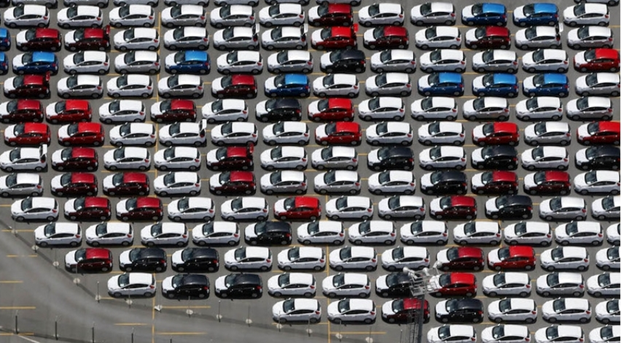
%> input picture cars.png, 624 x 343 px
$ octave cardetection.m   (GNU Octave 9; MATLAB toolbox functions it lacks are replaced by stand-ins)
%> lines starting %> are read from the running program, lines starting %| are printed output that depends on the picture; in (x1, y1, x2, y2) boxes, pixels count from 0 and x2, y2 are one past the last pixel; in counts of white or black regions, pixels touching at a corner belong together; the program's own positions count from 1
% cardetection.m - detect & count cars in an image

% Make sure the image-processing functions are available
pkg load image;

% 1) Read in the colour image
I = imread('cars.png');  % Assuming the second image is named 'cars.png'
%> I is the input picture: size 343x624x3 uint8; mean R, G, B 108.2, 103.2, 105.5

% 2) Convert to grayscale
Igray = rgb2gray(I);
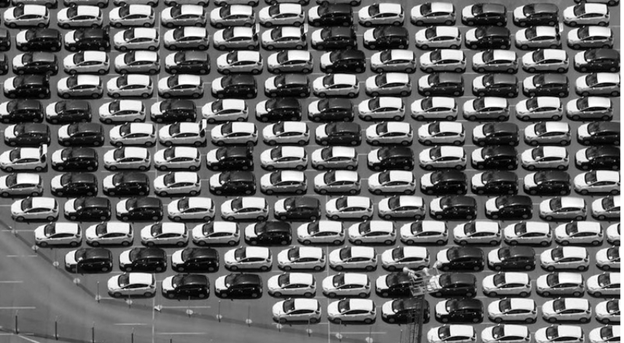
%> Igray: size 343x624 uint8; min 0, max 255, mean 104.9

% 3) Binarize via Otsu's method
level = graythresh(Igray);
%> level = 0.557
bw = im2bw(Igray, level);
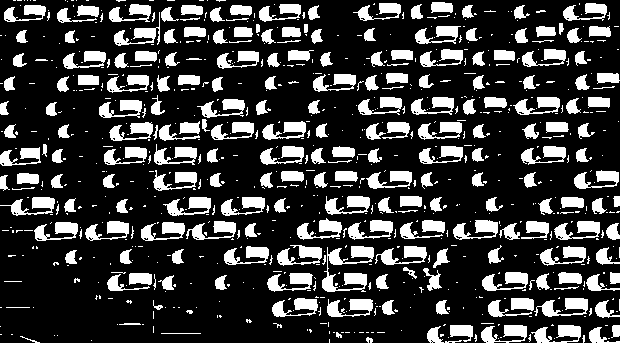
%> bw: size 343x624 logical; 23.7% white; 802 white regions (588 under 20 px), largest, box (x1, y1, x2, y2) and area: (586, 0, 624, 343) 2868, (322, 246, 374, 292) 1012, (534, 298, 588, 317) 520

% 4) Invert if needed (depends on image - cars are generally darker than background)
if mean(bw(:)) > 0.5   % If more white than black, invert
    bw = ~bw;
end

% 5) Remove small noise
bw = bwareaopen(bw, 50);  % Increase minimum size for cars
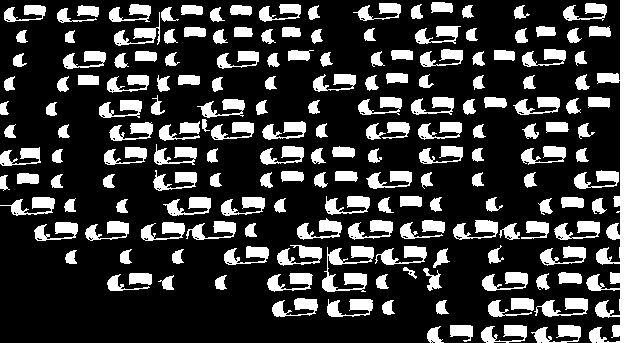
%> bw: size 343x624 logical; 22% white; 182 white regions, largest, box (x1, y1, x2, y2) and area: (586, 0, 624, 343) 2868, (322, 246, 374, 292) 1012, (534, 298, 588, 317) 520

% 6) Define structuring element for cars (rectangular shape)
se = strel('rectangle', [5, 10]);  % Adjust size based on car appearance

% 7) Morphological operations to enhance car shapes
bw = imclose(bw, se);  % Close gaps within cars
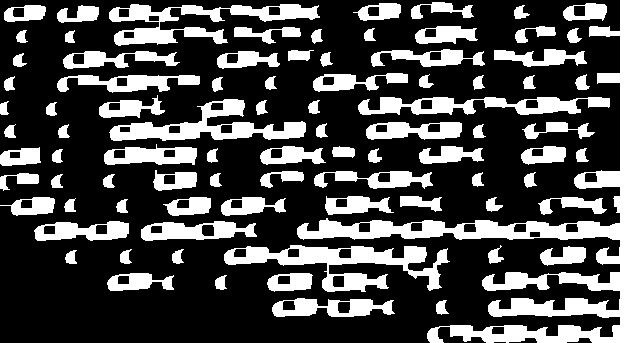
%> bw: size 343x624 logical; 27.9% white; 86 white regions, largest, box (x1, y1, x2, y2) and area: (297, 0, 624, 343) 12631, (224, 245, 450, 292) 4161, (109, 4, 320, 46) 3308
bw = imopen(bw, se);   % Remove non-car shaped objects
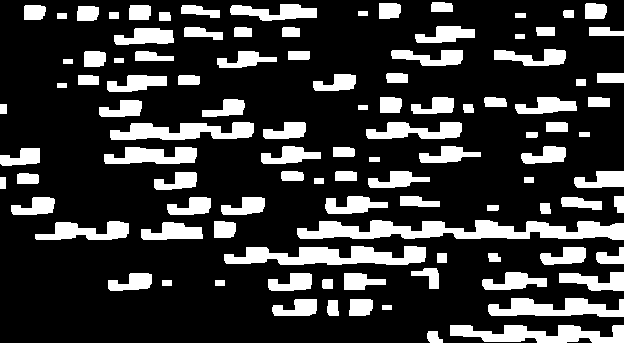
%> bw: size 343x624 logical; 21.6% white; 104 white regions

% 8) Label connected components
cc = bwconncomp(bw);
%> cc = 104 connected components
numCars = cc.NumObjects;
%> numCars = 104

% 9) Get properties of detected regions
stats = regionprops(cc, 'BoundingBox', 'Area', 'Extent');
%> stats = 104 regions; largest, box (x1, y1, x2, y2), Area and Extent: (297, 220, 624, 240) 4118 0.63, (224, 246, 426, 265) 2595 0.676, (450, 325, 624, 343) 2006 0.64, (110, 122, 254, 140) 1752 0.676, (488, 298, 624, 317) 1672 0.647

% 10) Filter regions based on size and shape to avoid false positives
minArea = 100;      % Minimum car area
maxArea = 5000;     % Maximum car area
minExtent = 0.6;    % Minimum ratio of area to bounding box area (for rectangular shapes)

validCars = 0;
validBoxes = [];

for i = 1:length(stats)
    area = stats(i).Area;
    extent = stats(i).Extent;

    if area >= minArea && area <= maxArea && extent >= minExtent
        validCars = validCars + 1;
        validBoxes = [validBoxes; stats(i).BoundingBox];
    end
end
%> this loop made 104 passes
%> (area, extent, validBoxes) on passes 2, 4, 5: (500, 0.694, [0.5 148.5 40 18]), (542, 0.684, [0.5 148.5 40 18; 11.5 197.5 44 18]), (228, 0.942, [0.5 148.5 40 18; 11.5 197.5 44 18; 17.5 173.5 22 11])
%> (area, extent) on passes 1, 3, 6, 7, 8, 9: (70, 1), (72, 1), (305, 0.924), (1099, 0.615), (60, 1), (50, 1)
%> after the loop, validBoxes = 77 rows, first 8: [0.5 148.5 40 18; 11.5 197.5 44 18; 17.5 173.5 22 11; 24.5 5.5 22 15; 35.5 221.5 94 19; 77.5 6.5 22 15; 78.5 75.5 21 10; 84.5 51.5 22 16]; validCars = 77

% 11) Create a user interface figure
figure('Name', 'Car Detection', 'NumberTitle', 'off');

% 12) Display original image and overlay boxes
subplot(2,1,1);
imshow(I);
title('Original Image');

subplot(2,1,2);
imshow(I);
hold on;
for k = 1:size(validBoxes, 1)
    bb = validBoxes(k,:);
    rectangle('Position', bb, ...
              'EdgeColor', 'r', ...
              'LineWidth', 2);
end
%> this loop made 77 passes
%> bb on passes 1 to 12: [0.5 148.5 40 18], [11.5 197.5 44 18], [17.5 173.5 22 11], [24.5 5.5 22 15], [35.5 221.5 94 19], [77.5 6.5 22 15], [78.5 75.5 21 10], [84.5 51.5 22 16], [99.5 100.5 43 17], [104.5 147.5 93 17], [107.5 75.5 60 17], [108.5 273.5 44 18]
hold off;

% 13) Show count in title
title(sprintf('%d cars detected', validCars));

% Add a text annotation explaining the results
annotation('textbox', [0.1, 0.01, 0.8, 0.05], ...
           'String', sprintf('Total detected objects: %d, Filtered car count: %d', numCars, validCars), ...
           'EdgeColor', 'none', ...
           'HorizontalAlignment', 'center');
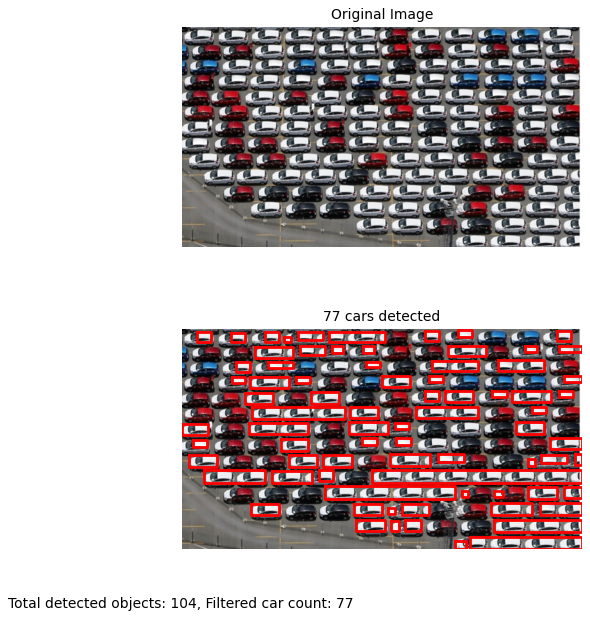
%> figure redrawn from the program's plot data, 3 panels

% 14) Print results to command window
fprintf('Total objects detected: %d\n', numCars);
%| Total objects detected: 104
fprintf('Cars identified after filtering: %d\n', validCars);
%| Cars identified after filtering: 77

$ run again, with board.png copied over cars.png
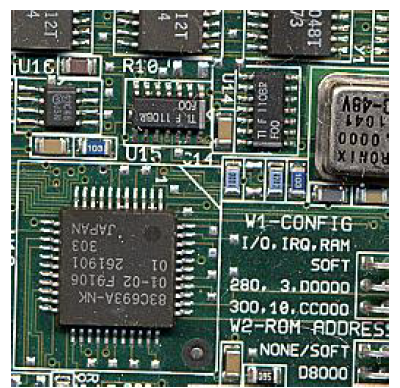
%> input picture board.png, 400 x 388 px
%> I is the input picture: size 388x400x3 uint8; mean R, G, B 99.4, 111.8, 103.2
%> level = 0.553
%> `bw = imopen(bw, se);`:
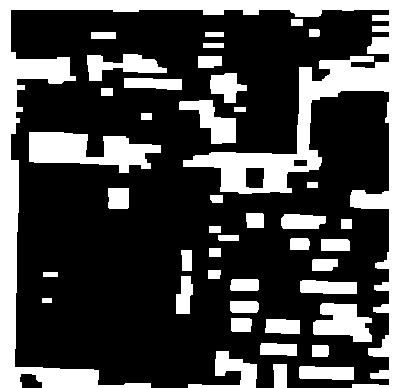
%> bw: size 388x400 logical; 28.5% white; 43 white regions
%> cc = 43 connected components
%> numCars = 43
%> stats = 43 regions; largest, box (x1, y1, x2, y2), Area and Extent: (0, 0, 400, 388) 26292 0.169, (29, 132, 161, 173) 3222 0.595, (313, 303, 372, 342) 1540 0.669, (179, 100, 236, 144) 1196 0.477, (87, 54, 167, 81) 1115 0.516
%> the loop `for i = 1:length(stats)` made 43 passes
%> (area, extent, validBoxes) on passes 6, 8, 9: (175, 1, [91.5 32.5 25 7]), (434, 0.984, [91.5 32.5 25 7; 108.5 188.5 21 21]), (592, 0.851, [91.5 32.5 25 7; 108.5 188.5 21 21; 124.5 78.5 58 12])
%> after the loop `for i = 1:length(stats)`: validBoxes = 27 rows, first 8: [91.5 32.5 25 7; 108.5 188.5 21 21; 124.5 78.5 58 12; 176.5 276.5 17 38; 181.5 250.5 11 21; 198.5 56.5 24 12; 203.5 43.5 21 5; 208.5 270.5 13 9]
%> the loop `for k = 1:size(validBoxes, 1)` made 27 passes
%> bb on passes 1 to 8: [91.5 32.5 25 7], [108.5 188.5 21 21], [124.5 78.5 58 12], [176.5 276.5 17 38], [181.5 250.5 11 21], [198.5 56.5 24 12], [203.5 43.5 21 5], [208.5 270.5 13 9]
%> `annotation('textbox', [0.1, 0.01, 0.8, 0.05], 'String', sprintf('Total..`:
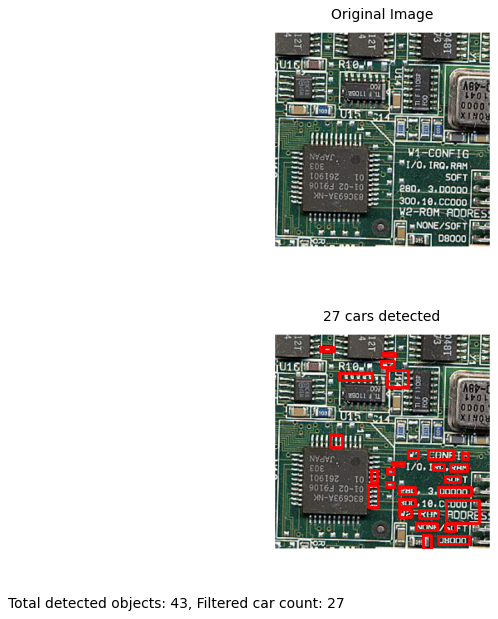
%> figure redrawn from the program's plot data, 3 panels
%| Total objects detected: 43
%| Cars identified after filtering: 27
